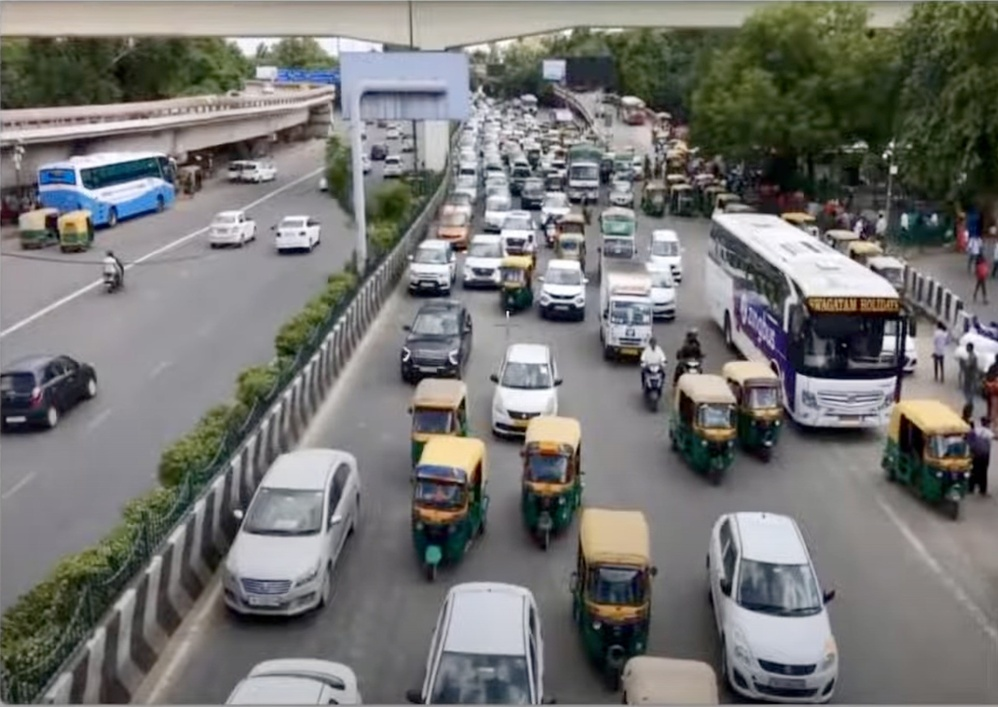
#> input picture media/images/east.jpg, 998 x 707 px, shrunk from 1762 x 1248 before the run
$ python -i emergency.py   (imports and definitions only)
#> lines starting #> are read from the running program, lines starting #| are printed output that depends on the picture; after the words box and inside, x2 and y2 are one past the last pixel; in counts of white or black regions, pixels touching at a corner belong together
#> further down, picture is the input picture: shape (707, 998, 3); mean B, G, R 114.7, 117.2, 117.4
import cv2
import numpy as np

# HSV colour range for emergency lights (red & blue flashing)
# Tune these if your lighting conditions differ
EMERGENCY_HSV_RANGES = [
    # Red (wraps around 0°)
    (np.array([0,   160, 100]), np.array([10,  255, 255])),
    (np.array([170, 160, 100]), np.array([180, 255, 255])),
    # Blue
    (np.array([100, 150,  80]), np.array([130, 255, 255])),
]

# Minimum contour area to avoid noise triggering
MIN_FLASH_AREA = 200

# Sirens / audio detection placeholder
# (real implementation would use a trained audio classifier)
SIREN_KEYWORDS = ["ambulance", "fire truck", "police"]


def detect_emergency_lights(frame: np.ndarray) -> bool:
    """
    Return True if probable emergency-vehicle light patterns are found
    in the given frame using HSV colour segmentation.
    """
    hsv   = cv2.cvtColor(frame, cv2.COLOR_BGR2HSV)
#> hsv: shape (707, 998, 3); mean H, S, V 78.9, 42.1, 123.4
    mask  = np.zeros(hsv.shape[:2], dtype=np.uint8)

    for lo, hi in EMERGENCY_HSV_RANGES:
        mask = cv2.bitwise_or(mask, cv2.inRange(hsv, lo, hi))
#> this loop made 3 passes
#> pass 1, in detect_emergency_lights, `mask = cv2.bitwise_or(mask, cv2.inRange(hsv, lo, hi))`:
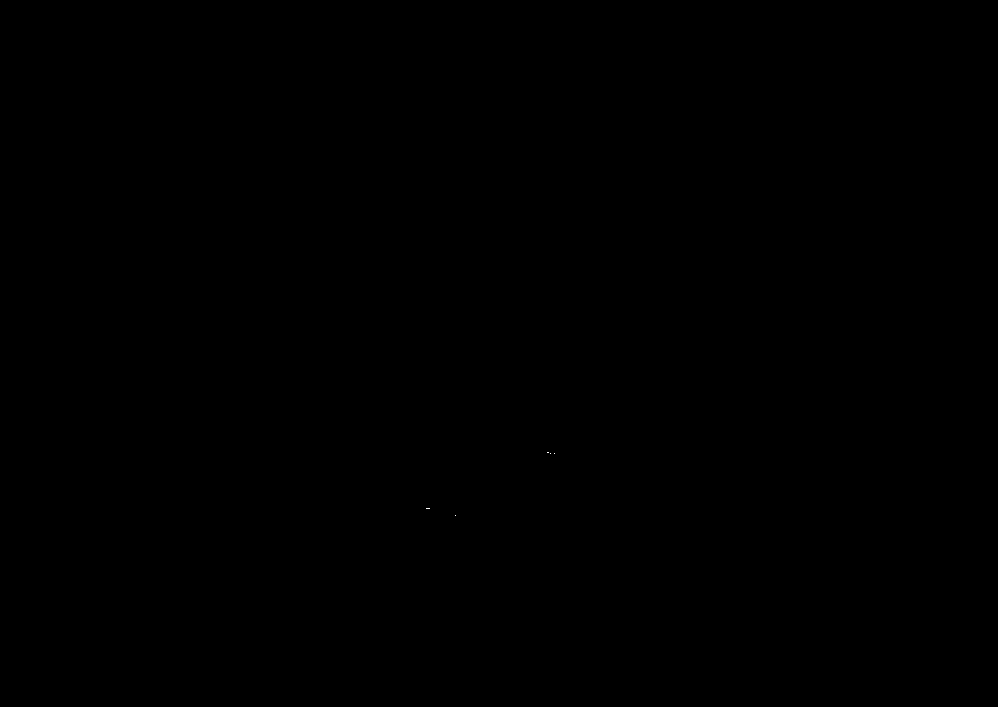
#> mask: shape (707, 998); 0% white in thin lines or dots, all inside (x1, y1, x2, y2) = (426, 452, 555, 516)
#> pass 3, in detect_emergency_lights, `mask = cv2.bitwise_or(mask, cv2.inRange(hsv, lo, hi))`:
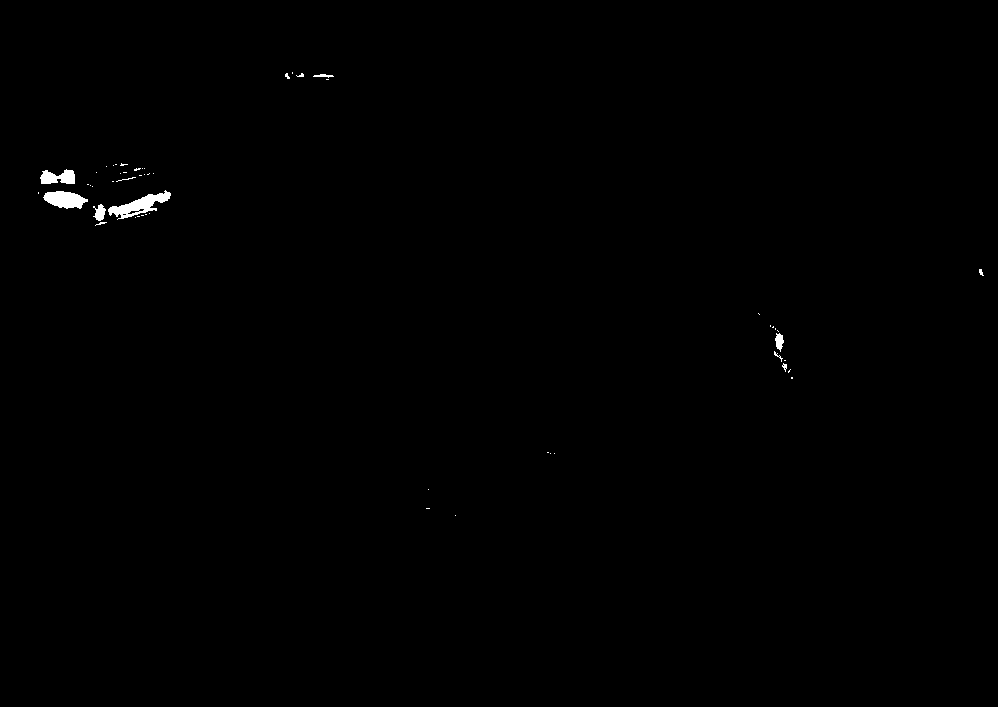
#> mask: shape (707, 998); 0.31% white; 53 white regions (43 under 20 px), largest, box (x1, y1, x2, y2) and area: (108, 190, 171, 220) 715, (43, 191, 88, 209) 552, (40, 169, 75, 184) 373

    # Morphological cleanup
    kernel = cv2.getStructuringElement(cv2.MORPH_ELLIPSE, (5, 5))
    mask   = cv2.morphologyEx(mask, cv2.MORPH_OPEN,  kernel)
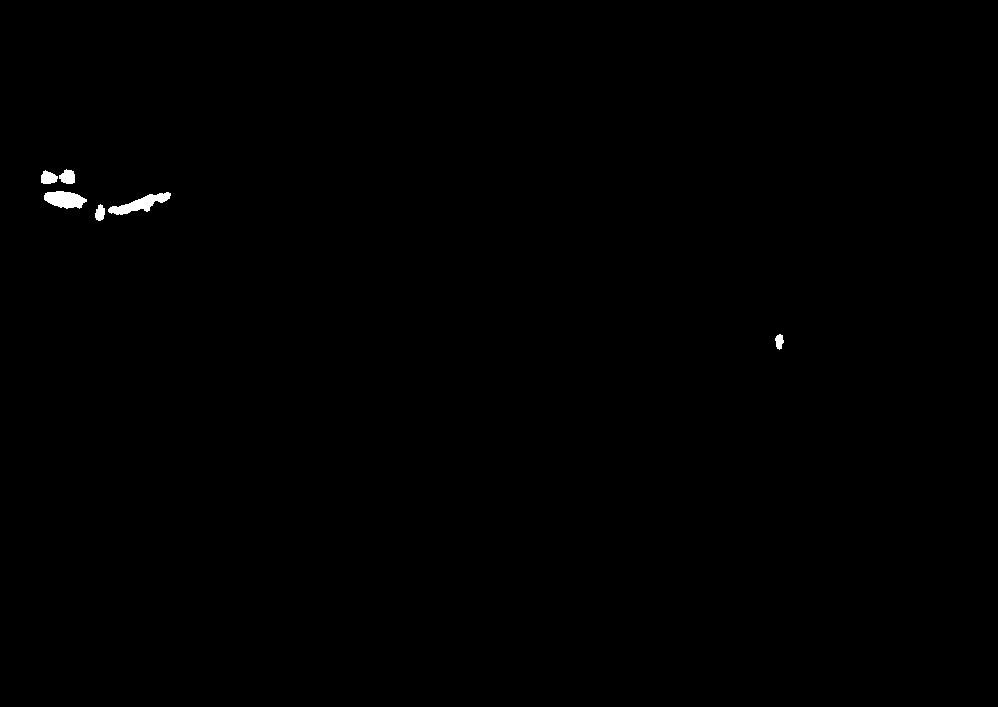
#> mask: shape (707, 998); 0.24% white; 6 white regions, box (x1, y1, x2, y2) and area: (108, 192, 171, 215) 598, (44, 191, 87, 209) 546, (59, 169, 75, 184) 180, (41, 170, 58, 184) 173, (95, 204, 105, 221) 124, (775, 334, 784, 350) 99
    mask   = cv2.morphologyEx(mask, cv2.MORPH_CLOSE, kernel)
#> mask: shape (707, 998); 0.25% white; 4 white regions

    contours, _ = cv2.findContours(mask, cv2.RETR_EXTERNAL,
                                   cv2.CHAIN_APPROX_SIMPLE)
#> contours = 4 contours; box (x1, y1, x2, y2) and area: (95, 192, 171, 221) 649, (44, 191, 87, 209) 498, (41, 169, 75, 184) 320, (775, 334, 784, 350) 80
    significant = [c for c in contours if cv2.contourArea(c) > MIN_FLASH_AREA]
#> significant = 3 contours; box (x1, y1, x2, y2) and area: (95, 192, 171, 221) 649, (44, 191, 87, 209) 498, (41, 169, 75, 184) 320
    return len(significant) > 0


def classify_emergency_from_detections(detections: list) -> bool:
    """
    Check YOLOv8 detection labels for known emergency vehicle names.
    Useful when using a model fine-tuned on emergency vehicles.
    """
    for det in detections:
        name = det.get("class_name", "").lower()
        if any(kw in name for kw in SIREN_KEYWORDS):
            return True
    return False


class EmergencyDetector:
    """
    Stateful detector that combines colour-based light detection
    with optional label-based detection.
    It requires N consecutive positive frames before triggering,
    reducing false positives from ordinary brake lights.
    """

    def __init__(self, confirmation_frames: int = 3):
        self.confirmation_frames = confirmation_frames
        self._positive_streak = 0

    def update(self, frame: np.ndarray, detections: list) -> bool:
        """
        Call once per frame.  Returns True when emergency is confirmed.
        """
        light_hit = detect_emergency_lights(frame)
        label_hit = classify_emergency_from_detections(detections)

        if light_hit or label_hit:
            self._positive_streak += 1
        else:
            self._positive_streak = max(0, self._positive_streak - 1)

        return self._positive_streak >= self.confirmation_frames

    def reset(self):
        self._positive_streak = 0

>>> import cv2
>>> picture = cv2.imread('../media/images/east.jpg')
>>> result = detect_emergency_lights(picture)
#> result = True
